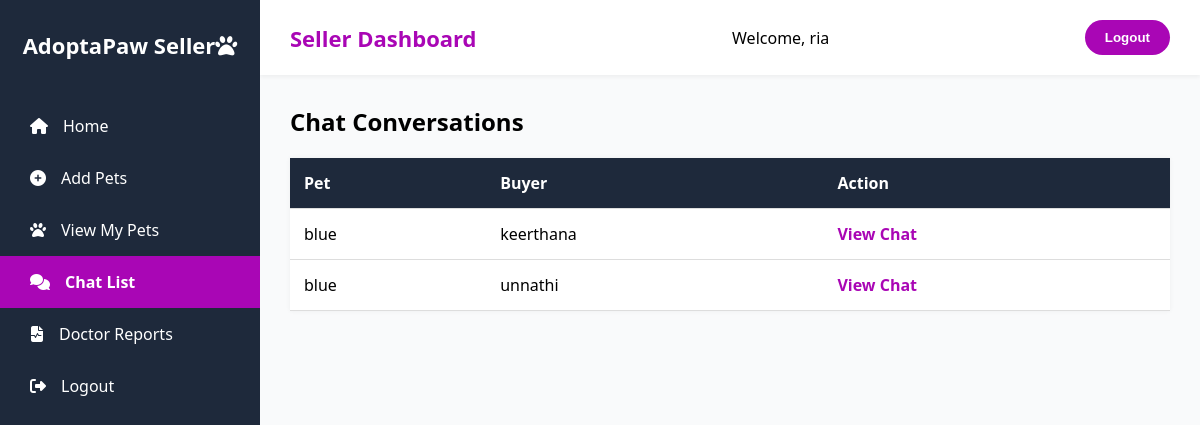
Screenshot of /seller_chats/ (signed in) with the database file from the repository.
### pets/models.py (models this page shows, shortened)
class Pet(models.Model):
    PET_TYPES = [
        ('Dog', 'Dog'),
        ('Cat', 'Cat'),
        ('Bird', 'Bird'),
        ('Other', 'Other'),
    ]
    name = models.CharField(max_length=100)
    pet_type = models.CharField(max_length=100)
    breed = models.CharField(max_length=100, default='Unknown')
    age = models.IntegerField()
    gender = models.CharField(max_length=10, choices=[
        ('Male', 'Male'),
        ('Female', 'Female'),
        ('Unknown', 'Unknown')
    ], default='Unknown')
    description = models.TextField(default='No description available.')
    owner = models.ForeignKey(User, on_delete=models.CASCADE, related_name='pets_owner', null=True)
    seller = models.ForeignKey(User, on_delete=models.CASCADE, related_name='pets_selling', null=True)
    buyer = models.ForeignKey(User, on_delete=models.CASCADE, related_name='pets_buying', null=True)
    image = models.ImageField(upload_to='pet_images/', blank=True, null=True)
    is_approved = models.BooleanField(default=False)
    is_adopted = models.BooleanField(default=False)

### pets/views.py (the view)
# urls.py: path('seller_chats/', views.seller_chat_list, name='seller_chat_list'),
@login_required(login_url='login')
def seller_chat_list(request):
    seller = request.user
    pets = Pet.objects.filter(seller=seller)
    messages = Message.objects.filter(pet__in=pets)
    chatrooms = {}
    for msg in messages:
        pet = msg.pet
        buyer = msg.receiver if msg.sender == seller else msg.sender
        key = (pet.id, buyer.id)
        if key not in chatrooms:
            chatrooms[key] = {
                'pet': pet,
                'buyer': buyer
            }
    return render(request, 'seller_chat_list.html', {
        'chatrooms': chatrooms.values()
    })

### pets/templates/seller_chat_list.html (shortened to what this page needs)
{% load static %}
<!DOCTYPE html>
<html lang="en">
<head>
    <link rel="stylesheet" href="https://cdnjs.cloudflare.com/ajax/libs/font-awesome/6.5.1/css/all.min.css">
</head>
<body>
    <div class="sidebar">
        <div class="logo">AdoptaPaw Seller<i class="fas fa-paw"></i></div>
        <a href="{% url 'seller_home' %}"><i class="fas fa-home"></i> Home</a>
        <a href="{% url 'add_pets' %}"><i class="fas fa-plus-circle"></i> Add Pets</a>
        <a href="{% url 'view_my_pets' %}"><i class="fas fa-paw"></i> View My Pets</a>
        <a href="{% url 'seller_chat_list' %}" class="active"><i class="fas fa-comments"></i> Chat List</a>
        <a href="#"><i class="fas fa-file-medical-alt"></i> Doctor Reports</a>
        <a href="#" onclick="logout()"><i class="fas fa-sign-out-alt"></i> Logout</a>
    </div>
    <div class="main">
        <div class="topbar">
            <h1>Seller Dashboard</h1>
            <span class="welcome">Welcome, {{ request.user.username }}</span>
            <button class="logout-btn" onclick="logout()">Logout</button>
        </div>
        <div class="content">
            <h2 style="margin-bottom: 20px;">Chat Conversations</h2>
            <table>
                <thead>
                    <tr>
                        <th>Pet</th>
                        <th>Buyer</th>
                        <th>Action</th>
                    </tr>
                </thead>
                <tbody>
                    {% for room in chatrooms %}
                    <tr>
                        <td>{{ room.pet.name }}</td>
                        <td>{{ room.buyer.username }}</td>
                        <td>
                            <a href="{% url 'chatroom' room.pet.id room.buyer.id %}">View Chat</a>
                        </td>
                    </tr>
                    {% empty %}
                    <tr>
                        <td colspan="3">No conversations yet.</td>
                    </tr>
                    {% endfor %}
                </tbody>
            </table>
        </div>
    </div>
</body>
</html>

### pets/templates/seller_chat_list.html (style rules this page uses)
* { margin: 0; padding: 0; box-sizing: border-box; }
body { font-family: 'Segoe UI', sans-serif; background-color: #f9fafb; display: flex; height: 100vh; }
.sidebar { width: 260px; background-color: #1e293b; color: white; display: flex; flex-direction: column; padding-top: 30px; position: fixed; height: 100%; }
.sidebar .logo { font-size: 22px; font-weight: bold; text-align: center; margin-bottom: 40px; }
.sidebar a { color: white; padding: 15px 30px; text-decoration: none; display: flex; align-items: center; transition: background 0.3s ease, transform 0.2s ease; }
.sidebar a i { margin-right: 15px; }
.sidebar .active { background-color: #a906b5; font-weight: bold; }
.main { margin-left: 260px; width: calc(100% - 260px); display: flex; flex-direction: column; height: 100vh; }
.topbar { background-color: #fff; padding: 20px 30px; box-shadow: 0 2px 4px rgba(0, 0, 0, 0.05); display: flex; justify-content: space-between; align-items: center; }
.topbar h1 { font-size: 22px; color: #a906b5; }
.logout-btn { background-color: #a906b5; color: white; padding: 10px 20px; border-radius: 25px; border: none; cursor: pointer; font-weight: bold; transition: transform 0.3s ease; }
.content { padding: 30px; overflow-y: auto; flex: 1; }
table { width: 100%; border-collapse: collapse; margin-top: 20px; box-shadow: 0 0 5px rgba(0, 0, 0, 0.05); }
th, td { padding: 14px; text-align: left; border-bottom: 1px solid #ddd; }
th { background-color: #1e293b; color: white; }
td { background-color: #fff; }
td a { color: #a906b5; text-decoration: none; font-weight: bold; }

### rows the page displays
Pet: pet.name "blue", buyer.username "keerthana", buyer.username "unnathi"

### other values shown
{{ request.user.username }} "ria"
